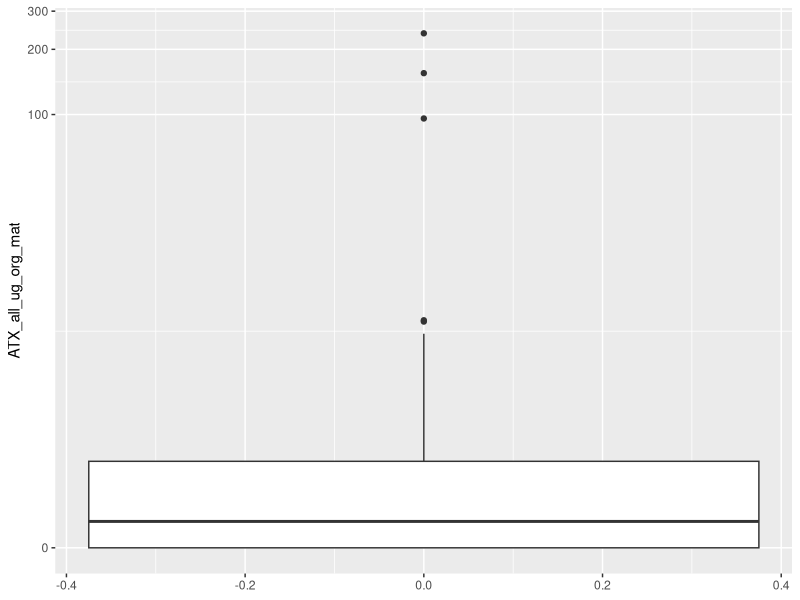
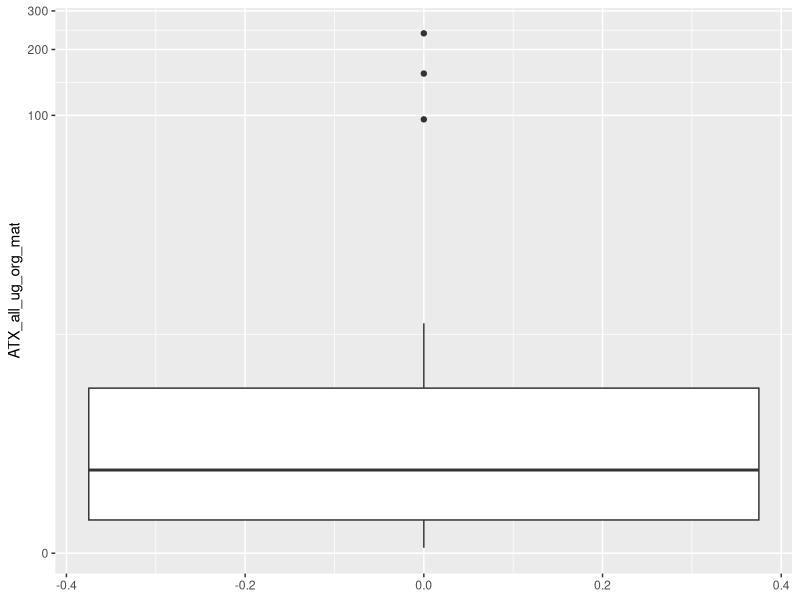

Generate these figures, in order, with R:
#### Making anatoxin categories for analyses
### Jordan Zabrecky
## last edited: 04.20.2026

# This script makes anatoxin concentrations groupings (e.g., high versus low) 
# to use in Q3 analyses

#### (1) Loading libraries & data ####

# libraries
lapply(c("tidyverse"), require, character.only = T)

# read in environmental covariates & toxin data
atx <- read.csv("data/field_and_lab/environmental_covariates_and_toxins.csv") %>% 
  # will analyze congeners all together standardized by OM, 
  # so removing individual congeners and standardization by chl-a
  select(field_date, site_reach, site, TM_ATX_all_ug_orgmat_g, TAC_ATX_all_ug_orgmat_g) %>% 
  filter(year(ymd(field_date)) == 2022)

#### (2) Exploring ATX data ####

# ATX in long format
atx_long <- atx %>% 
  pivot_longer(c("TM_ATX_all_ug_orgmat_g", "TAC_ATX_all_ug_orgmat_g"), values_to = "ATX_all_ug_org_mat",
                    names_to = "taxa_ATX")

# see distribution of all
ggplot(data = atx_long %>% na.omit(), aes(y = ATX_all_ug_org_mat)) +
  geom_boxplot() +
  scale_y_continuous(trans="pseudo_log")

# see distribution of all (with zeros removed)
ggplot(data = atx_long %>% na.omit() %>% filter(ATX_all_ug_org_mat > 0), aes(y = ATX_all_ug_org_mat)) +
  geom_boxplot() +
  scale_y_continuous(trans="pseudo_log")

# get summary (with zeros removed)
summary(atx_long %>% na.omit() %>% filter(ATX_all_ug_org_mat > 0))
# makes sense to do <50% quantile, =< 1.98
# 50-75% quantile =< 5.5 and > 1.98
# 75-100% quantile > 5.5

#### (3) Adding ATX categories to data

# save median and 3rd quantile
med <- median((atx_long %>% na.omit() %>% filter(ATX_all_ug_org_mat > 0))$ATX_all_ug_org_mat)
third_q <- quantile((atx_long %>% na.omit() %>% filter(ATX_all_ug_org_mat > 0))$ATX_all_ug_org_mat)[4]

# add in categorical grouping
atx_long <- atx_long %>% 
  mutate(atx_detected = case_when(ATX_all_ug_org_mat > 0 ~ "y",
                                  TRUE ~ "n"),
         atx_group = case_when(ATX_all_ug_org_mat <= med & ATX_all_ug_org_mat > 0 ~ "low",
                               ATX_all_ug_org_mat <= third_q & ATX_all_ug_org_mat > med ~ "medium",
                               ATX_all_ug_org_mat > third_q ~ "high",
                               TRUE ~ "none")) %>% 
  mutate(sample_type = case_when(taxa_ATX == "TM_ATX_all_ug_orgmat_g" ~ "TM",
                                 taxa_ATX == "TAC_ATX_all_ug_orgmat_g"  ~ "TAC")) %>% 
  select(field_date, site, site_reach, sample_type, ATX_all_ug_org_mat, atx_detected, atx_group)

#### (3) Saving CSV ####

# save csv
write.csv(atx_long, "./data/field_and_lab/atx_w_categorical_groupings.csv", 
          row.names = FALSE)
